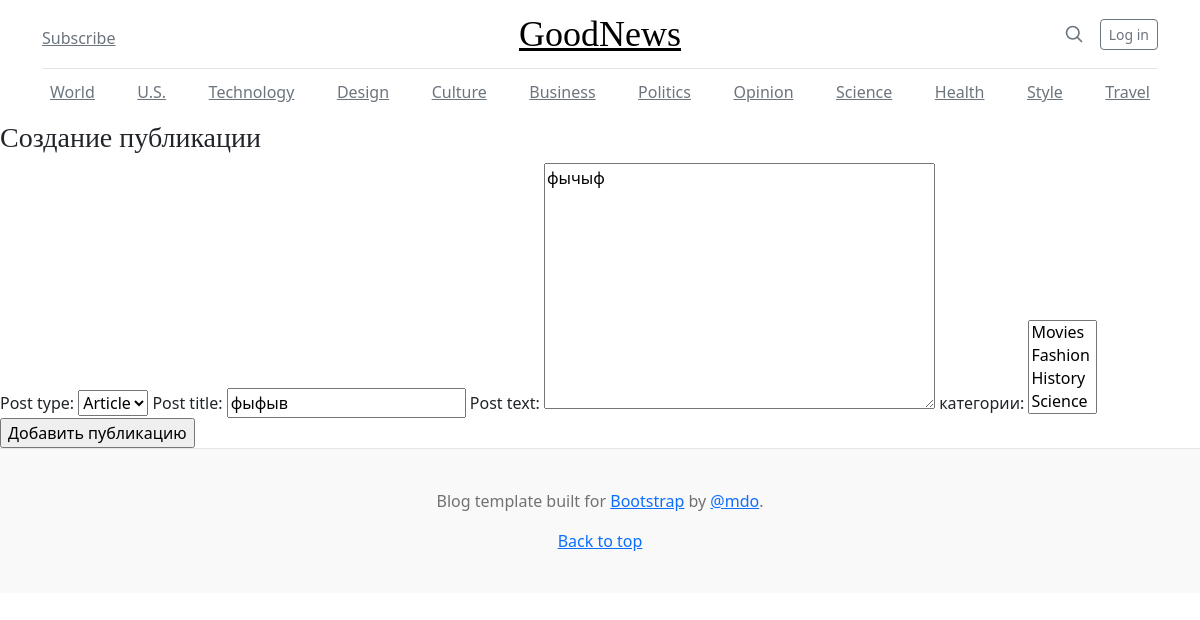
The page /edit/51 (signed in) on the database its author committed.
### news/models.py (models this page shows, shortened)
class Post(models.Model):
    author = models.ForeignKey(Author, on_delete=models.CASCADE)
    post_type = models.CharField(max_length=3, choices=[('ART', 'Article'), ('NEW', 'News')], default='A')
    creation_date = models.DateTimeField(auto_now_add=True)
    categories = models.ManyToManyField(Category, through='PostCategory', related_name="post_categories")
    post_title = models.CharField(max_length=255)
    post_text = models.TextField()
    post_rating = models.IntegerField(default=0)

### news/views.py (the view)
# urls.py: path('edit/<int:pk>', PostUpdateView.as_view(), name='post_update'),
class PostUpdateView(UpdateView, LoginRequiredMixin, PermissionRequiredMixin):
    permission_required = ('news.change_post',)
    template_name = 'news/add.html'
    form_class = PostForm
    def get_object(self, **kwargs):
        id = self.kwargs.get('pk')
        return Post.objects.get(pk=id)

### news/forms.py
class PostForm(ModelForm):
    class Meta:
        model = Post
        fields = [
            'post_type',
            'post_title',
            'post_text',
            'categories',
            'author'
                ]
        labels = {
            'categories': "категории",
        }
        widgets = {'author': forms.HiddenInput()}

### news/models.py (called while the page is built)
    def __str__(self):
        return f'{self.category_name}'

### templates/news/add.html (shortened to what this page needs)
{% extends 'flatpages/default.html' %}
{% block content %}
{% if 'news.add_post' in perms %}
<h3>Создание публикации</h3>
<form method="POST">
    {{ form }}
    <input type="submit" value="Добавить публикацию">
</form>
{% else %}
<h4>Похоже вы не авторизованны или у вас не хватает прав.</h4>
{% endif %}
{% endblock content %}

### static/css/blog.css (style rules this page uses)
h1, h2, h3, h4, h5, h6 { font-family: "Playfair Display", Georgia, "Times New Roman", serif; }

### rows shown on the page
Post: post_type "Article", post_title "фыфыв", post_text "фычыф"
